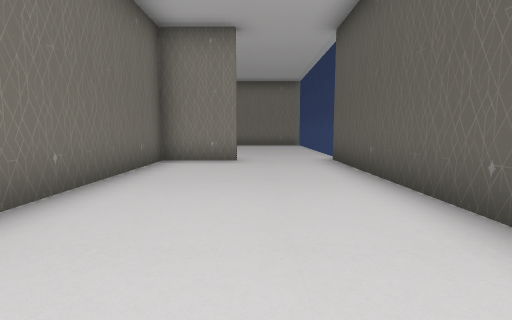
[1] (above)

19 first-person views from a walk through a Unity game level. The camera is 1.5 m above the floor, tilts 6° down and sees 85° across. The floor is counted in squares, 2 m on a side. Each view is taken from the middle of a square. On the plan, view 1 faces up. The plan holds only what a view shows up to about 10 squares ahead; the rest is blank. The place goes on beyond the plan. The player is left out.

[2]
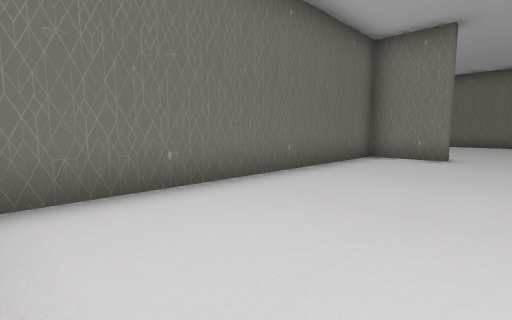

[3]
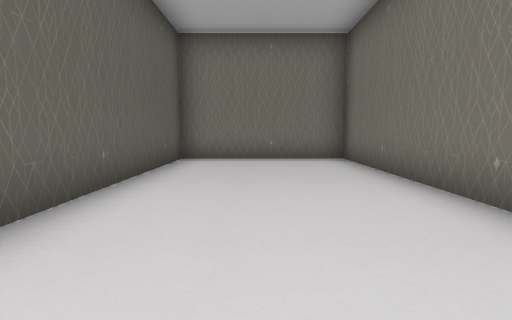

[4]
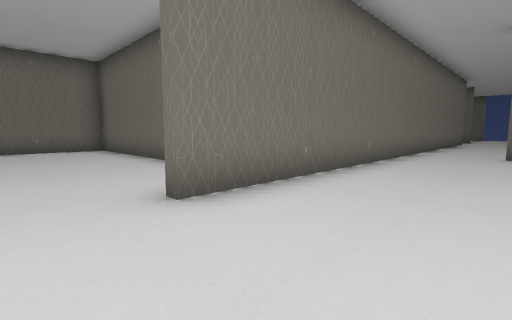

[5]
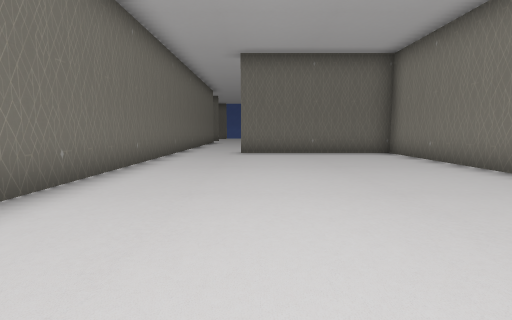

[6]
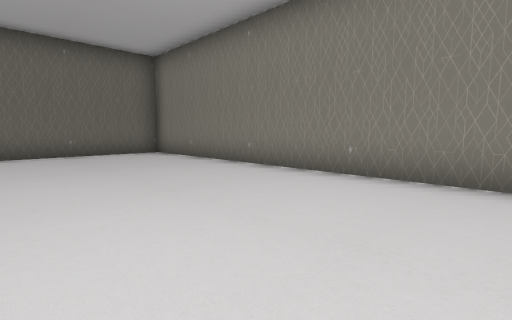

[7]
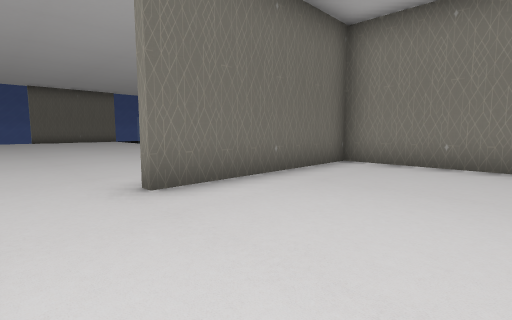

[8]
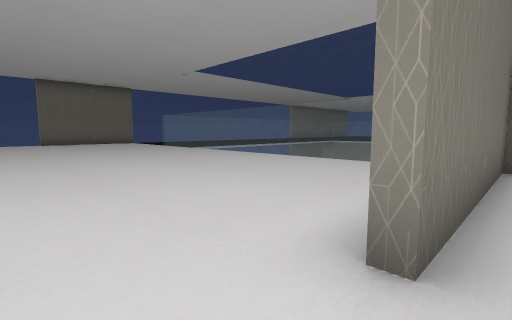

[9]
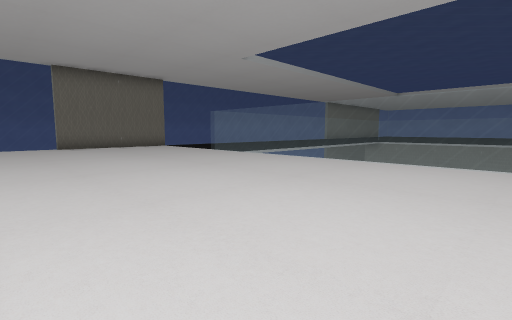

[10]
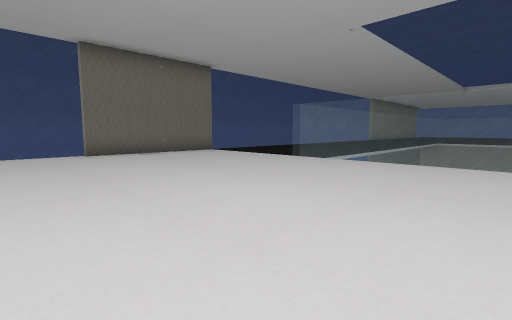

[11]
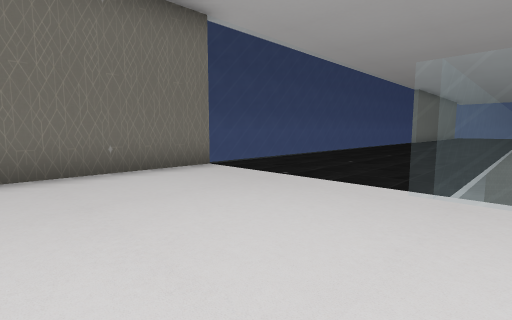

[12]
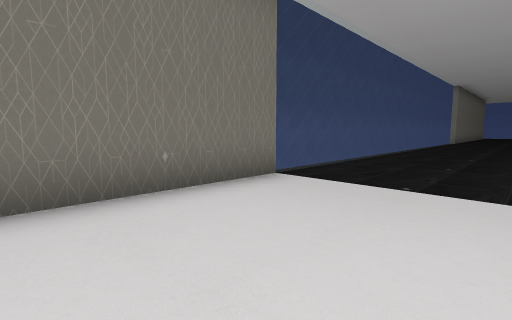

[13]
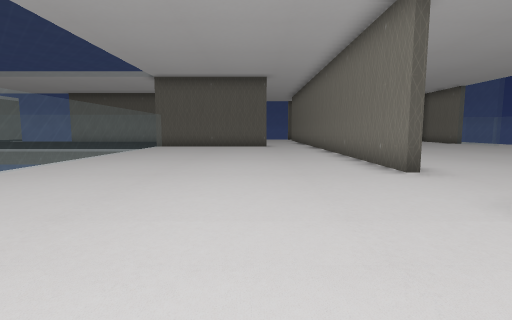

[14]
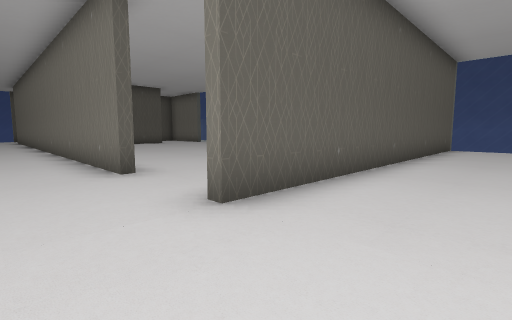

[15]
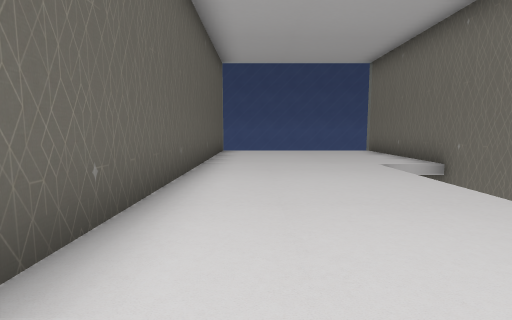

[16]
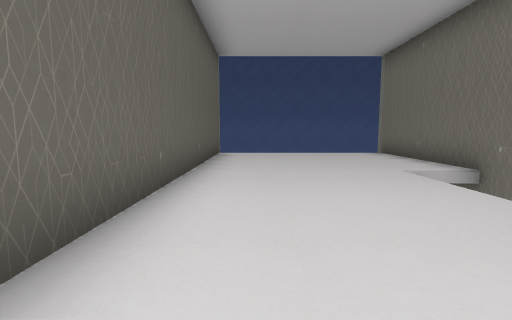

[17]
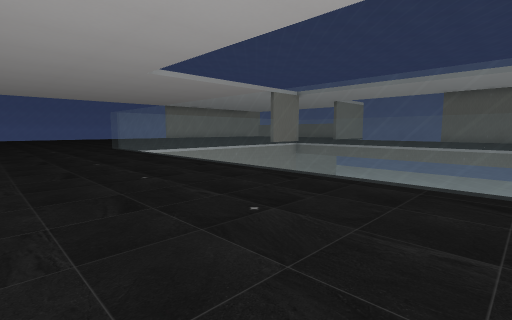

[18]
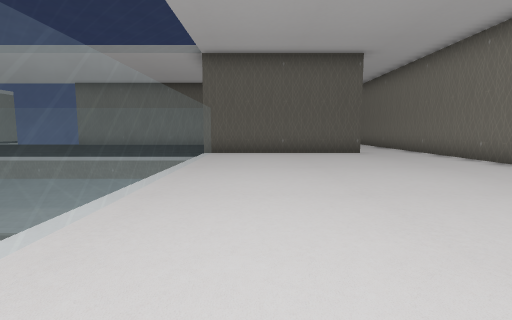

[19]
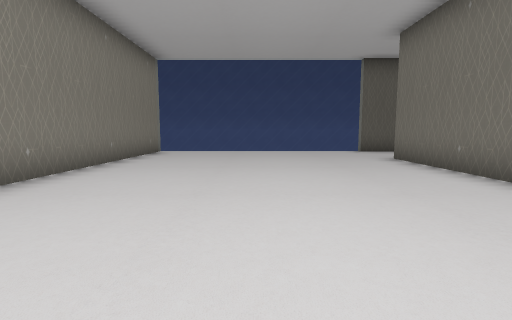

### Floor plan
Key: @ floor where view 1 was taken; # wall or solid block; . floor; / step, stairs or slope; = window, fence, low wall or low ledge.
Columns run from 26 left of view 1 to 2 right of it. Each row starts with its distance up from view 1.
 30   ..
 29   ...
 28  ....=
 27  ....=
 26  ....=
 25  ....=
 24  ....=
 23  ....=
 22  ....=
 21 =....=           =.
 20 =....=           =.
 19 =....=           =.
 18 =....=           =.
 17 =....=           =.
 16 =....=           =.
 15 =....============###########
 14 #................#..........=
 13 #................#..........=
 12 #................#..........=
 11 #................#..........=
 10 =................#..........=
  9 =...........................=
  8  ...........................=
  7     ..#..#################..#
  6     ..# .....          #....#
  5    ...#  ......        #....#
  4   /...#   .....        #....#
  3   /...#     ...        #....#
  2  //...#      ..        #....#
  1 #//...#                #....#
  0 #.....#                #..@.#
 -1 #.....#                #....#
 -2 #.....#                ######
 -3 #.....#
 -4 #======

Where each view was taken, in squares from view 1:
view 1: 0 up, 0 right, facing up
view 2: 1 down, 1 right, facing up-left
view 3: 6 up, 0 right, facing down
view 4: 10 up, 1 right, facing down-left
view 5: 10 up, 1 right, facing left
view 6: 10 up, 1 right, facing up-left
view 7: 8 up, 5 left, facing up-left
view 8: 8 up, 8 left, facing up-left
view 9: 8 up, 12 left, facing up-left
view 10: 8 up, 16 left, facing up-left
view 11: 11 up, 20 left, facing up-left
view 12: 11 up, 22 left, facing up-left
view 13: 10 up, 22 left, facing right
view 14: 9 up, 22 left, facing down-right
view 15: 7 up, 21 left, facing down
view 16: 6 up, 21 left, facing down
view 17: 18 up, 25 left, facing up-right
view 18: 13 up, 18 left, facing right
view 19: 11 up, 8 left, facing right
